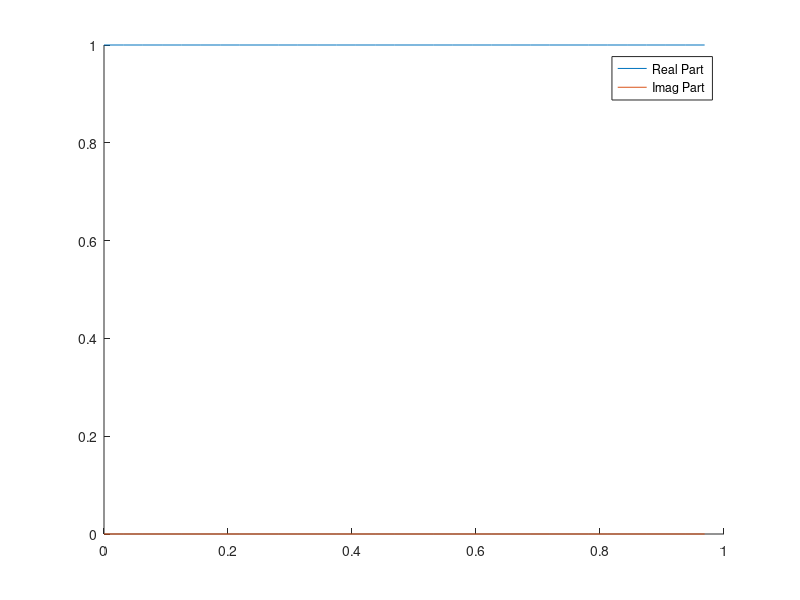

Reproduce this figure in MATLAB. (Note: this script raises an error after producing the figure.)
clear; close all;

ns = 2^5;
t = linspace(0,1,1001);
domain = linspace(0, 1, ns+1);
domain = domain(1:ns);
ds = domain(2) - domain(1);
k = 0;
% psi0 = exp(-40*(domain-0.5).^2 + 2i*pi*domain); psi0 = psi0/trapz(domain, psi0);
psi0 = exp(1i*k*domain);

%% Plot IC
figure; hold on;
plot(domain, real(psi0));
plot(domain, imag(psi0));
legend('Real Part', 'Imag Part')

%% Spectral differentiation with method of lines
[t, y] = ode23(@(t,y)ode_func(t,y,ns), t, psi0);

%% Finite differences with method of lines
% e = ones(ns,1);
% ds = domain(2)-domain(1);
% D2 = spdiags([e -2*e e], -1:1, ns, ns);
% D2(1,ns) = 1; D2(ns,1) = 1;
% D2 = D2/ds^2;
% tspan = [0, T];
% ode_func = @(t,y) 1i*(0.5*(abs(y).^2).*y + D2*y);
% [t,y] = ode45(ode_func, tspan, psi0);

%% Plot with exact solution
figure;
exact = @(t,x) exp(1i*(k*x - (k^2-0.5)*t)); % wave speed is still too fast. why?
for j = 1:3:length(t)
    plot(domain, real(y(j,:)), 'LineWidth', 2);
    hold on;
    plot(domain, imag(y(j,:)), 'LineWidth', 2);
    soln = exact(t(j),domain);
    plot(domain, real(soln), 'LineWidth', 2);
    plot(domain, imag(soln), 'LineWidth', 2);
    legend('Real Part (Numerical)', 'Imag Part (Numerical)', 'Real Part (Exact)', 'Imag Part (Exact)');
    ylim([-5 5])
    title(['$t=',num2str(t(j)),'$'],'Interpreter', 'latex');
    drawnow
    hold off;
    pause(0.05)
end

%% Plot w/o exact solution
figure;
for j = 1:3:length(t)
    plot(domain, real(y(j,:)), 'LineWidth', 2);
    hold on;
    plot(domain, imag(y(j,:)), 'LineWidth', 2);
    legend('Real Part', 'Imag Part');
    ylim([-5 5])
    title(['$t=',num2str(t(j)),'$'],'Interpreter', 'latex');
    drawnow
    hold off;
    pause(0.05)
end

%% Exact Solution
exact = @(t,x) exp(1i*(k*x + (k^2-0.5)*t));
figure;
for j=1:2:length(t)
    soln = exact(t(j),domain);
    plot(domain, real(soln));
    hold on;
    plot(domain, imag(soln));
    title(['$t=',num2str(t(j)),'$'],'Interpreter', 'latex');
    drawnow;
    hold off;
end


%% Compute curvature and torsion
curvature = abs(y);
theta = angle(y);
torsion = (circshift(theta,-1,2) - circshift(theta,1,2))/(2*ds);

%% Plot curvature
figure;
for j=1:1:length(t)
    plot(domain,curvature(j,:))
    title(['Curvature: t=',num2str(t(j))],'Interpreter','latex','FontSize',16);
    ylim([0.5 1.5])
    drawnow;
end


%% Plot torsion
figure;
for j=1:1:length(t)
    plot(domain,torsion(j,:))
    title(['Torsion: t=',num2str(t(j))],'Interpreter','latex','FontSize',16);
    drawnow;
end

%%

function rhs = ode_func(t,y,ns)

% Make sure y is a column vector
y = y(:);
kvec = 2*pi*[0:ns/2, -ns/2+1:-1]';
rhs = 1i*(0.5*(abs(y).^2).*y + ifft(-kvec.^2 .* fft(y)));

end

